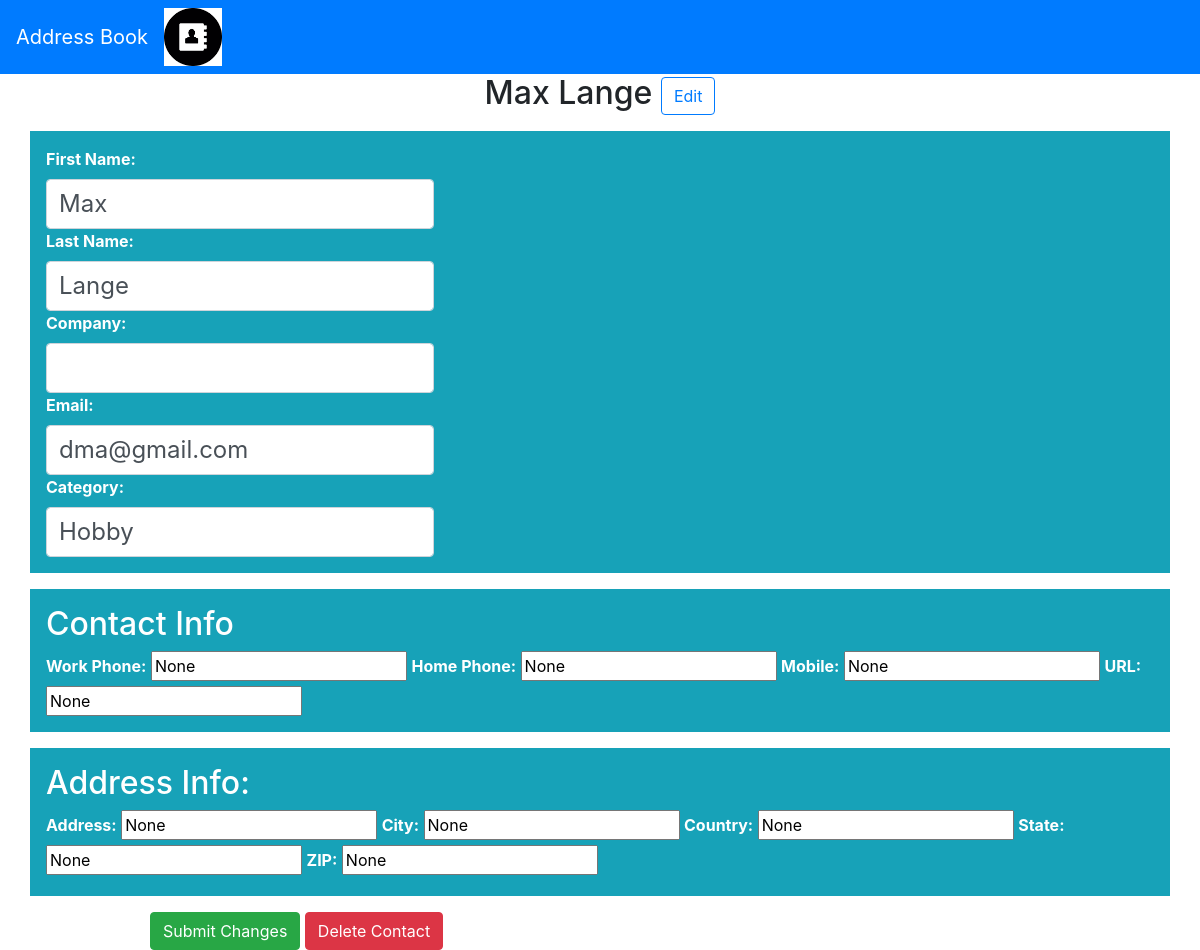
The page /address/2 on the database its author committed.
### tables this page shows
CREATE TABLE Addresses(
    addressid INTEGER PRIMARY KEY AUTOINCREMENT,
    lastname varchar(20),
    firstname varchar(20),
    Company varchar(40),
    Email varchar(20),
    Category varchar(20)
);

### addressbook/views/index.py (the view, shortened to what this page needs)
@addressbook.app.route('/address/<int:address_id>', methods=['GET', 'POST'])
def show_address(address_id):
    connection = get_db()
    cur = connection.execute("Select * from Addresses where addressid = " + str(address_id))
    address = cur.fetchone()
    cur = connection.execute("Select * from contactinfo where addressid = " + str(address_id))
    contactinfo = cur.fetchone()
    cur = connection.execute("Select * from addressinfo where addressid = " + str(address_id))
    addressinfo = cur.fetchone()
    name = address["firstname"] + " " + address["lastname"]
    context = {"address": address, "contactinfo": contactinfo, "addressinfo": addressinfo, "name": name}
    return flask.render_template('address.html', **context)

### addressbook/model.py (called while the page is built)
def dict_factory(cursor, row):
    output = {}
    for idx, col in enumerate(cursor.description):
        output[col[0]] = row[idx]
    return output

def get_db():
    if not hasattr(flask.g, 'sqlite_db'):
        flask.g.sqlite_db = sqlite3.connect(
            addressbook.app.config['DATABASE_FILENAME'])
        flask.g.sqlite_db.row_factory = dict_factory
        flask.g.sqlite_db.execute("PRAGMA foreign_keys = ON")
    return flask.g.sqlite_db

### addressbook/templates/address.html (shortened to what this page needs)
<!doctype html>
<html lang="en">
    <head>
        <link rel="stylesheet" href="https://stackpath.bootstrapcdn.com/bootstrap/4.3.1/css/bootstrap.min.css">
        <link rel="stylesheet" type="text/css" href="http://cdn.datatables.net/1.10.22/css/jquery.dataTables.min.css">
        <link rel="stylesheet" type="text/css" href="http://ajax.aspnetcdn.com/ajax/jquery.dataTables/1.9.0/css/jquery.dataTables_themeroller.css">
        <link rel="stylesheet" type="text/css" href="/static/css/style.css">
    </head>
    <body>
        <nav class="navbar sticky-top navbar-dark bg-primary">
            <a class="navbar-brand title" href="/">Address Book</a>
            <img src="/static/images/logo.png" class="center" >
        </nav>
        <h2 style="text-align: center;">
            {{name}}
            <button onclick="edit()" class="btn btn-outline-primary btn-inline"> Edit </button>
        </h2>
        <form action="" method="post" enctype="multipart/form-data">
        <div id="allinfo">
            <div className="info" class="form-group container p-3 my-3 bg-info text-white">
                <label class="font-weight-bold">First Name:</label>
                <input type="text" name="firstname" class="form-control2 adjustwidth" value = "{{address.firstname}}" readonly />
                <label class="font-weight-bold">Last Name:</label>
                <input type="text" name="lastname" class="form-control2 adjustwidth" value = "{{address.lastname}}" readonly />
                <label class="font-weight-bold">Company:</label>
                <input type="text" name="company" class="form-control2 adjustwidth" value = "{{address.Company}}" readonly />
                <label class="font-weight-bold">Email:</label>
                <input type="text" name="email" class="form-control2 adjustwidth" value = "{{address.Email}}" readonly />
                <label class="font-weight-bold">Category:</label>
                <input type="text" name="category" class="form-control2 adjustwidth" value = "{{address.Category}}" readonly />
            </div>
            <div className="info" class="form-group container p-3 my-3 bg-info text-white">
                <h2>
                Contact Info
                </h2>
                <label class="font-weight-bold">Work Phone:</label>
                <input type="text" name="workphone" value = "{{contactinfo.workphone}}" readonly />
                <label class="font-weight-bold">Home Phone:</label>
                <input type="text" name="homephone" value = "{{contactinfo.homephone}}" readonly />
                <label class="font-weight-bold">Mobile:</label>
                <input type="text" name="mobile" value = "{{contactinfo.mobile}}" readonly />
                <label class="font-weight-bold">URL:</label>
                <input type="text" name="urllink" value = "{{contactinfo.urllink}}" readonly />
            </div>
            <div class="form-group container p-3 my-3 bg-info bg-hover text-white">
                <h2>
                    Address Info:
                </h2>
                <div className="addressinfo">
                    <label class="font-weight-bold">Address:</label>
                    <input type="text" name="address" value = "{{addressinfo.address_}}" readonly />
                    <label class="font-weight-bold">City:</label>
                    <input type="text" name="city" value = "{{addressinfo.city}}" readonly />
                    <label class="font-weight-bold">Country:</label>
                    <input type="text" name="country" value = "{{addressinfo.country}}" readonly />
                    <label class="font-weight-bold">State:</label>
                    <input type="text" name="state" value = "{{addressinfo.state_}}" readonly />
                    <label class="font-weight-bold">ZIP:</label>
                    <input type="text" name="zip" value = "{{addressinfo.zip}}" readonly />
                </div>
            </div>
        </div>
        <input type="submit" name="submitchanges" value="Submit Changes" class="btn btn-success btn-inline buttonmargin1"/>
        <input type="submit" name="delete" value="Delete Contact" class="btn btn-danger btn-inline"/>
        </form>
    </body>
</html>

### addressbook/static/css/style.css (style rules this page uses)
.title { margin-bottom: 10000 px; }
.form-control2 { display: block; height: calc(1.5em + 0.75rem + 2px); padding: 0.375rem 0.75rem; font-size: 1.5rem; font-weight: 400; line-height: 1.5; color: #495057; background-color: #fff; background-clip: padding-box; border: 1px solid #ced4da; border-radius: 0.25rem; transition: border-color 0.15s ease-in-out, box-shadow 0.15s ease-in-out; }
.adjustwidth { width: 35%; }
.center { height:5%; width: 5%; margin-left: 0; margin-right: auto; }
.buttonmargin1 { margin-left:150px; }

### rows shown on the page
Addresses: firstname "Max", lastname "Lange", email "dma@gmail.com", category "Hobby"

### other values the page prints
{{ name }} "Max Lange"
